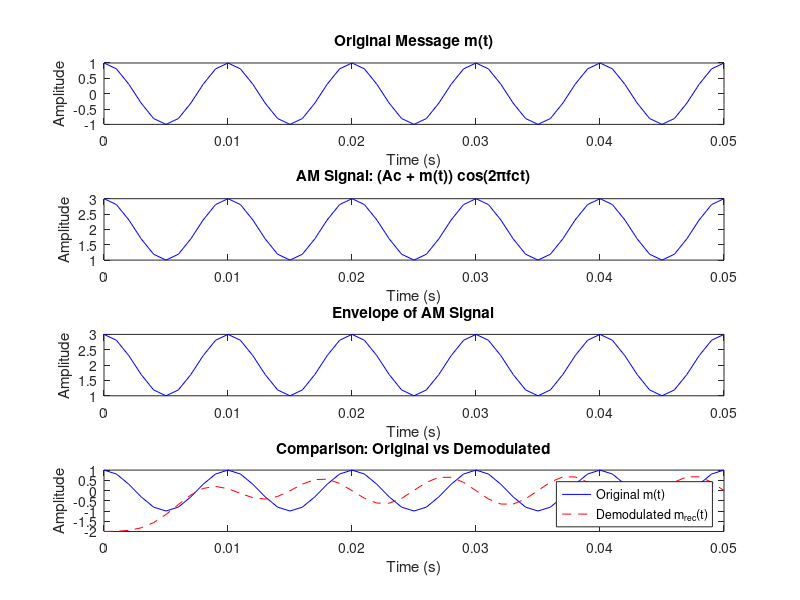

Write MATLAB code to recreate this figure. (Note: this script raises an error after producing the figure.)

 fs=1000;   
fc = 5000;            
fm = 100;            
t = 0:1/fs:0.05;    



Am = 1;
m = Am * cos(2*pi*fm*t);    



Ac = 2;                     

s = (Ac + m) .* cos(2*pi*fc*t);


envelope = abs(s);


cutoff = 2*fm/fs;            
[b, a] = butter(6, cutoff); 

m_rec = filter(b, a, envelope) - Ac;  

figure;

subplot(4,1,1);
plot(t, m, 'b');
title('Original Message m(t)');
xlabel('Time (s)'); ylabel('Amplitude');

subplot(4,1,2);
plot(t, s, 'b');
title('AM Signal: (Ac + m(t)) cos(2πfct)');
xlabel('Time (s)'); ylabel('Amplitude');

subplot(4,1,3);
plot(t, envelope, 'b');
title('Envelope of AM Signal');
xlabel('Time (s)'); ylabel('Amplitude');

subplot(4,1,4);
plot(t, m, 'b', t, m_rec, 'r--');
legend('Original m(t)', 'Demodulated m_{rec}(t)');
title('Comparison: Original vs Demodulated');
xlabel('Time (s)'); ylabel('Amplitude');

ax = gca;              

disableDefaultInteractivity(ax); 
saveas(gcf, 'my_clean_plot.png');
publish('am_modulation.m','pdf');

